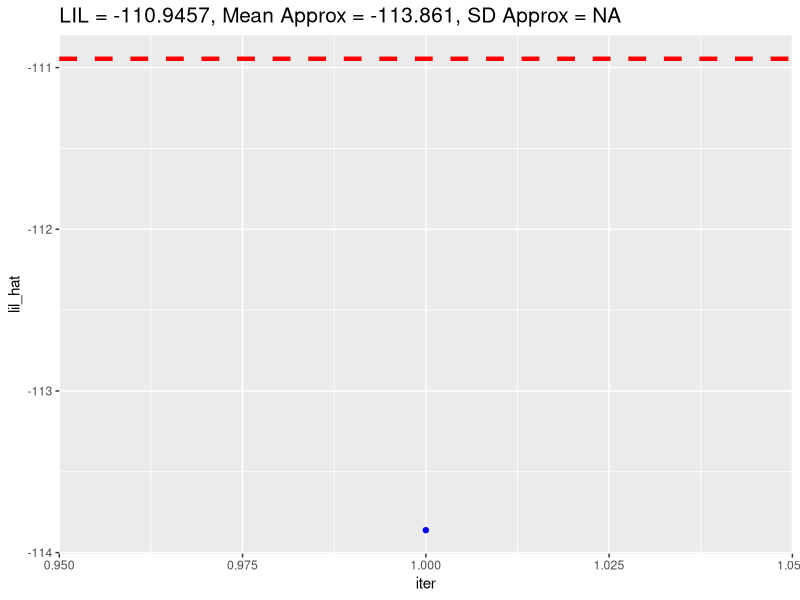
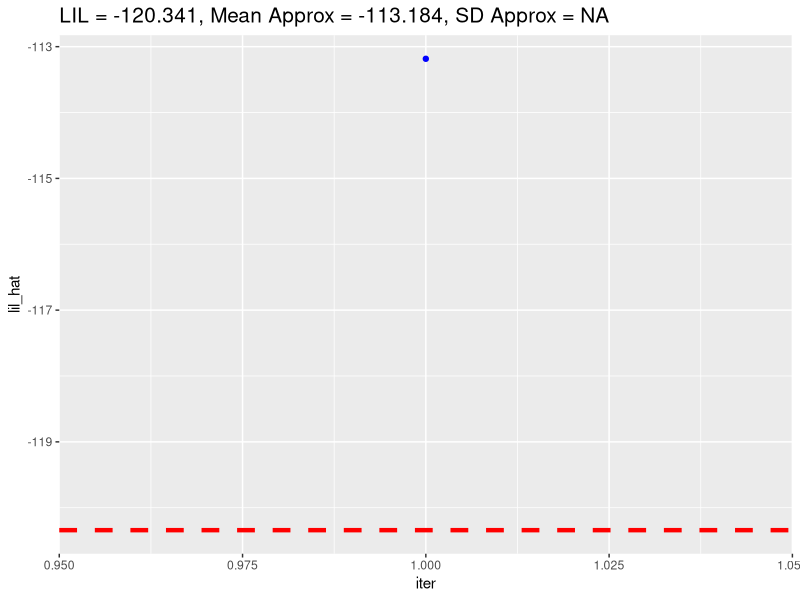
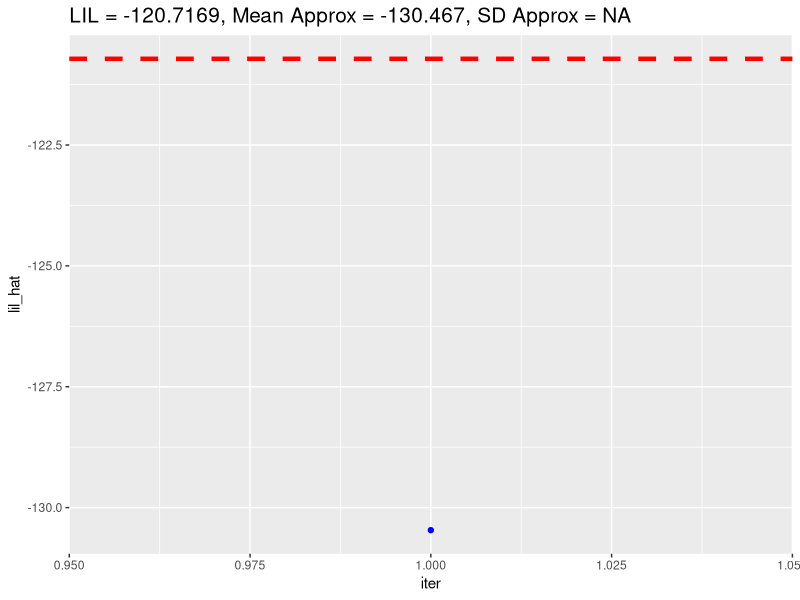
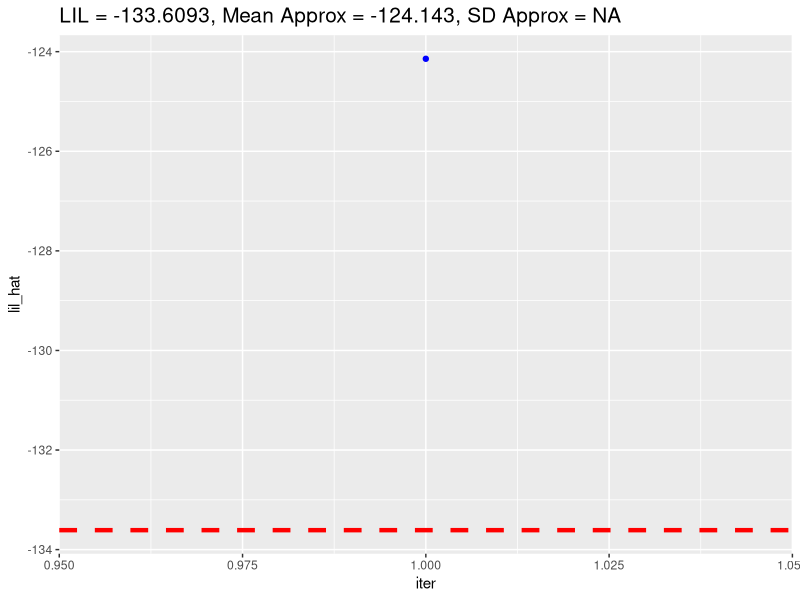
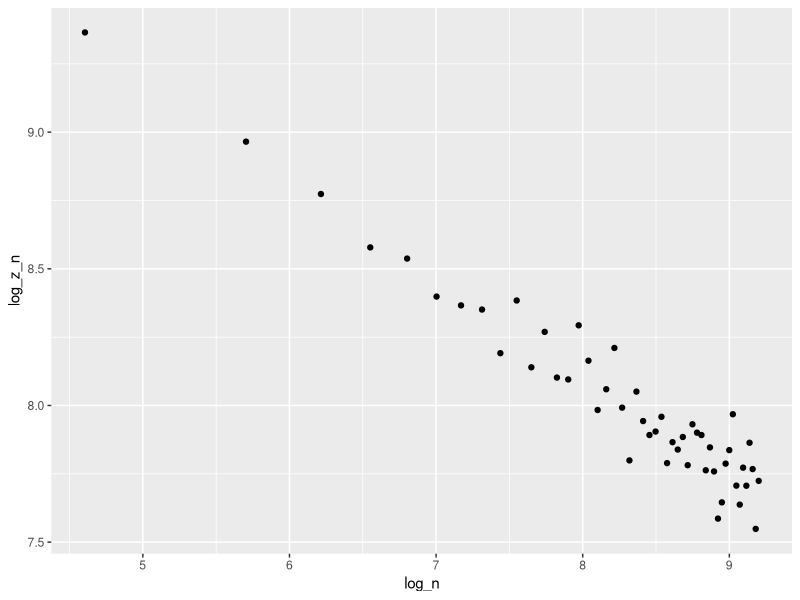

These charts were generated, in order, by the following R code:
## ---- chunk 1
knitr::opts_chunk$set(echo = TRUE)
## ---- chunk 2

# path for lenovo
setwd("C:/Users/chuu/mlike_approx")

# path for dell
# setwd("C:/Users/chuu/mlike_approx")

library(dplyr)
library(ggplot2)
## ---- chunk 3

### helper functions used to visualize results below

### plot true value as dashed line, plot approximation points
plot_approx = function(approx, approx_mean, approx_sd, LIL_true) {
    
    N_approx = length(approx)
    
    # (N_approx x 3) dataframe constructed so that we can use ggplot2
    approx_df = data.frame(lil_hat = approx, lil = LIL_true) %>% 
        mutate(iter = 1:N_approx)
    
    p = ggplot(approx_df, aes(iter, lil_hat)) + geom_point(col = 'blue') + 
        geom_hline(aes(yintercept = lil), 
                   linetype = 'dashed', size = 1.5, color = "red") +
        ggtitle(paste("LIL = ", LIL_true, 
                      ", Mean Approx = ", round(approx_mean, 3), 
                      ", SD Approx = ", round(approx_sd, 3),
                      sep = '')) + 
        theme(plot.title = element_text(size = 15))
    
    return(p)
}
## ---- chunk 4

# use these since they are the correct versions of the true LIL
LIL_true = c(-110.9457, -120.3410, -120.7169, -133.6093) # DELL OUTPUT 

approx_sim = read.csv("sim_results.csv")

approx_means = colMeans(approx_sim) %>% unlist %>% unname()

approx_med = apply(approx_sim, 2, median) %>%  unlist() %>% unname() 

approx_sds = apply(approx_sim, 2, sd) %>%  unlist() %>% unname() 
## ---- chunk 5
# D = 3
plot_approx(approx_sim[,1], approx_means[1], approx_sds[1], LIL_true[1])
## ---- chunk 6
# D = 5
plot_approx(approx_sim[,2], approx_means[2], approx_sds[2], LIL_true[2])
## ---- chunk 7
# D = 7
plot_approx(approx_sim[,3], approx_means[3], approx_sds[3], LIL_true[3])
## ---- chunk 8
# D = 10
plot_approx(approx_sim[,4], approx_means[4], approx_sds[4], LIL_true[4])
## ---- chunk 9
# compare median vs mean for approximation results

approx_compare = rbind(LIL_true, approx_med) %>% rbind(approx_means)

# seems like the median does better for these approximations
colnames(approx_compare) = c("D = 3", "D = 5", "D = 7", "D = 10")

approx_compare
## ---- chunk 10

approx_N = read.csv("singular/singular_lil_v1.csv")

approx_mean = colMeans(approx_N)

N_vec  = seq(100, 10000, 200)

z_n = exp(approx_mean)
log_z_n = approx_mean
log_n = log(N_vec)

lil_df = data.frame(z_n, log_z_n, log_n)

ggplot(lil_df, aes(log_n, log_z_n)) + geom_point()

lm(log_z_n ~ log_n, lil_df) 

# intercept = 10.9585
# slope     = -0.3562
